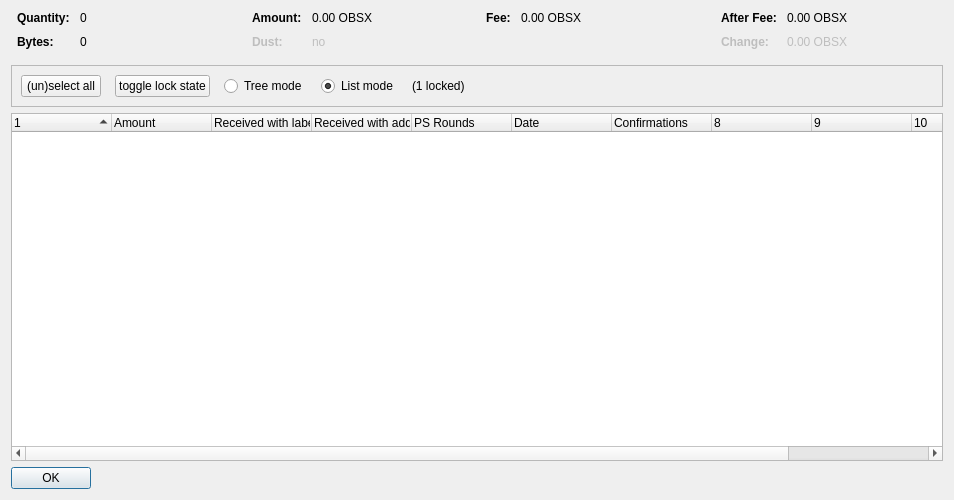
<?xml version="1.0" encoding="UTF-8"?>
<ui version="4.0">
 <class>CoinControlDialog</class>
 <widget class="QDialog" name="CoinControlDialog">
  <property name="geometry">
   <rect>
    <x>0</x>
    <y>0</y>
    <width>954</width>
    <height>500</height>
   </rect>
  </property>
  <property name="windowTitle">
   <string>Coin Selection</string>
  </property>
  <layout class="QVBoxLayout" name="verticalLayout">
   <item>
    <layout class="QHBoxLayout" name="horizontalLayoutTop" stretch="0,0,0,0">
     <property name="topMargin">
      <number>0</number>
     </property>
     <property name="bottomMargin">
      <number>10</number>
     </property>
     <item>
      <layout class="QFormLayout" name="formLayoutCoinControl1">
       <property name="horizontalSpacing">
        <number>10</number>
       </property>
       <property name="verticalSpacing">
        <number>10</number>
       </property>
       <property name="leftMargin">
        <number>6</number>
       </property>
       <property name="rightMargin">
        <number>6</number>
       </property>
       <item row="0" column="0">
        <widget class="QLabel" name="labelCoinControlQuantityText">
         <property name="font">
          <font>
           <weight>75</weight>
           <bold>true</bold>
          </font>
         </property>
         <property name="text">
          <string>Quantity:</string>
         </property>
        </widget>
       </item>
       <item row="0" column="1">
        <widget class="QLabel" name="labelCoinControlQuantity">
         <property name="cursor">
          <cursorShape>IBeamCursor</cursorShape>
         </property>
         <property name="contextMenuPolicy">
          <enum>Qt::ActionsContextMenu</enum>
         </property>
         <property name="text">
          <string notr="true">0</string>
         </property>
         <property name="textInteractionFlags">
          <set>Qt::LinksAccessibleByMouse|Qt::TextSelectableByKeyboard|Qt::TextSelectableByMouse</set>
         </property>
        </widget>
       </item>
       <item row="1" column="0">
        <widget class="QLabel" name="labelCoinControlBytesText">
         <property name="font">
          <font>
           <weight>75</weight>
           <bold>true</bold>
          </font>
         </property>
         <property name="text">
          <string>Bytes:</string>
         </property>
        </widget>
       </item>
       <item row="1" column="1">
        <widget class="QLabel" name="labelCoinControlBytes">
         <property name="cursor">
          <cursorShape>IBeamCursor</cursorShape>
         </property>
         <property name="contextMenuPolicy">
          <enum>Qt::ActionsContextMenu</enum>
         </property>
         <property name="text">
          <string notr="true">0</string>
         </property>
         <property name="textInteractionFlags">
          <set>Qt::LinksAccessibleByMouse|Qt::TextSelectableByKeyboard|Qt::TextSelectableByMouse</set>
         </property>
        </widget>
       </item>
      </layout>
     </item>
     <item>
      <layout class="QFormLayout" name="formLayoutCoinControl2">
       <property name="horizontalSpacing">
        <number>10</number>
       </property>
       <property name="verticalSpacing">
        <number>10</number>
       </property>
       <property name="leftMargin">
        <number>6</number>
       </property>
       <property name="rightMargin">
        <number>6</number>
       </property>
       <item row="0" column="0">
        <widget class="QLabel" name="labelCoinControlAmountText">
         <property name="font">
          <font>
           <weight>75</weight>
           <bold>true</bold>
          </font>
         </property>
         <property name="text">
          <string>Amount:</string>
         </property>
        </widget>
       </item>
       <item row="0" column="1">
        <widget class="QLabel" name="labelCoinControlAmount">
         <property name="cursor">
          <cursorShape>IBeamCursor</cursorShape>
         </property>
         <property name="contextMenuPolicy">
          <enum>Qt::ActionsContextMenu</enum>
         </property>
         <property name="text">
          <string notr="true">0.00 OBSX</string>
         </property>
         <property name="textInteractionFlags">
          <set>Qt::LinksAccessibleByMouse|Qt::TextSelectableByKeyboard|Qt::TextSelectableByMouse</set>
         </property>
        </widget>
       </item>
       <item row="1" column="0">
        <widget class="QLabel" name="labelCoinControlLowOutputText">
         <property name="enabled">
          <bool>false</bool>
         </property>
         <property name="font">
          <font>
           <weight>75</weight>
           <bold>true</bold>
          </font>
         </property>
         <property name="text">
          <string>Dust:</string>
         </property>
        </widget>
       </item>
       <item row="1" column="1">
        <widget class="QLabel" name="labelCoinControlLowOutput">
         <property name="enabled">
          <bool>false</bool>
         </property>
         <property name="cursor">
          <cursorShape>IBeamCursor</cursorShape>
         </property>
         <property name="contextMenuPolicy">
          <enum>Qt::ActionsContextMenu</enum>
         </property>
         <property name="text">
          <string notr="true">no</string>
         </property>
         <property name="textInteractionFlags">
          <set>Qt::LinksAccessibleByMouse|Qt::TextSelectableByKeyboard|Qt::TextSelectableByMouse</set>
         </property>
        </widget>
       </item>
      </layout>
     </item>
     <item>
      <layout class="QFormLayout" name="formLayoutCoinControl3">
       <property name="horizontalSpacing">
        <number>10</number>
       </property>
       <property name="verticalSpacing">
        <number>10</number>
       </property>
       <property name="leftMargin">
        <number>6</number>
       </property>
       <property name="rightMargin">
        <number>6</number>
       </property>
       <item row="0" column="0">
        <widget class="QLabel" name="labelCoinControlFeeText">
         <property name="font">
          <font>
           <weight>75</weight>
           <bold>true</bold>
          </font>
         </property>
         <property name="text">
          <string>Fee:</string>
         </property>
        </widget>
       </item>
       <item row="0" column="1">
        <widget class="QLabel" name="labelCoinControlFee">
         <property name="cursor">
          <cursorShape>IBeamCursor</cursorShape>
         </property>
         <property name="contextMenuPolicy">
          <enum>Qt::ActionsContextMenu</enum>
         </property>
         <property name="text">
          <string notr="true">0.00 OBSX</string>
         </property>
         <property name="textInteractionFlags">
          <set>Qt::LinksAccessibleByMouse|Qt::TextSelectableByKeyboard|Qt::TextSelectableByMouse</set>
         </property>
        </widget>
       </item>
      </layout>
     </item>
     <item>
      <layout class="QFormLayout" name="formLayoutCoinControl4">
       <property name="horizontalSpacing">
        <number>10</number>
       </property>
       <property name="verticalSpacing">
        <number>10</number>
       </property>
       <property name="leftMargin">
        <number>6</number>
       </property>
       <property name="rightMargin">
        <number>6</number>
       </property>
       <item row="0" column="0">
        <widget class="QLabel" name="labelCoinControlAfterFeeText">
         <property name="font">
          <font>
           <weight>75</weight>
           <bold>true</bold>
          </font>
         </property>
         <property name="text">
          <string>After Fee:</string>
         </property>
        </widget>
       </item>
       <item row="0" column="1">
        <widget class="QLabel" name="labelCoinControlAfterFee">
         <property name="cursor">
          <cursorShape>IBeamCursor</cursorShape>
         </property>
         <property name="contextMenuPolicy">
          <enum>Qt::ActionsContextMenu</enum>
         </property>
         <property name="text">
          <string notr="true">0.00 OBSX</string>
         </property>
         <property name="textInteractionFlags">
          <set>Qt::LinksAccessibleByMouse|Qt::TextSelectableByKeyboard|Qt::TextSelectableByMouse</set>
         </property>
        </widget>
       </item>
       <item row="1" column="0">
        <widget class="QLabel" name="labelCoinControlChangeText">
         <property name="enabled">
          <bool>false</bool>
         </property>
         <property name="font">
          <font>
           <weight>75</weight>
           <bold>true</bold>
          </font>
         </property>
         <property name="text">
          <string>Change:</string>
         </property>
        </widget>
       </item>
       <item row="1" column="1">
        <widget class="QLabel" name="labelCoinControlChange">
         <property name="enabled">
          <bool>false</bool>
         </property>
         <property name="cursor">
          <cursorShape>IBeamCursor</cursorShape>
         </property>
         <property name="contextMenuPolicy">
          <enum>Qt::ActionsContextMenu</enum>
         </property>
         <property name="text">
          <string notr="true">0.00 OBSX</string>
         </property>
         <property name="textInteractionFlags">
          <set>Qt::LinksAccessibleByMouse|Qt::TextSelectableByKeyboard|Qt::TextSelectableByMouse</set>
         </property>
        </widget>
       </item>
      </layout>
     </item>
    </layout>
   </item>
   <item>
    <widget class="QFrame" name="frame">
     <property name="minimumSize">
      <size>
       <width>0</width>
       <height>40</height>
      </size>
     </property>
     <property name="frameShape">
      <enum>QFrame::StyledPanel</enum>
     </property>
     <property name="frameShadow">
      <enum>QFrame::Sunken</enum>
     </property>
     <layout class="QHBoxLayout" name="horizontalLayout">
      <item>
       <layout class="QHBoxLayout" name="horizontalLayoutPanel" stretch="0,0,0,0,0,0">
        <property name="spacing">
         <number>14</number>
        </property>
        <item>
         <widget class="QPushButton" name="pushButtonSelectAll">
          <property name="sizePolicy">
           <sizepolicy hsizetype="Maximum" vsizetype="Fixed">
            <horstretch>0</horstretch>
            <verstretch>0</verstretch>
           </sizepolicy>
          </property>
          <property name="text">
           <string>(un)select all</string>
          </property>
          <property name="autoDefault">
           <bool>false</bool>
          </property>
         </widget>
        </item>
        <item>
         <widget class="QPushButton" name="pushButtonToggleLock">
          <property name="sizePolicy">
           <sizepolicy hsizetype="Maximum" vsizetype="Fixed">
            <horstretch>0</horstretch>
            <verstretch>0</verstretch>
           </sizepolicy>
          </property>
          <property name="text">
           <string>toggle lock state</string>
          </property>
          <property name="autoDefault">
           <bool>false</bool>
          </property>
         </widget>
        </item>
        <item>
         <widget class="QRadioButton" name="radioTreeMode">
          <property name="sizePolicy">
           <sizepolicy hsizetype="Maximum" vsizetype="Fixed">
            <horstretch>0</horstretch>
            <verstretch>0</verstretch>
           </sizepolicy>
          </property>
          <property name="text">
           <string>Tree mode</string>
          </property>
         </widget>
        </item>
        <item>
         <widget class="QRadioButton" name="radioListMode">
          <property name="sizePolicy">
           <sizepolicy hsizetype="Maximum" vsizetype="Fixed">
            <horstretch>0</horstretch>
            <verstretch>0</verstretch>
           </sizepolicy>
          </property>
          <property name="text">
           <string>List mode</string>
          </property>
          <property name="checked">
           <bool>true</bool>
          </property>
         </widget>
        </item>
        <item>
         <widget class="QLabel" name="labelLocked">
          <property name="text">
           <string>(1 locked)</string>
          </property>
         </widget>
        </item>
        <item>
         <spacer name="horizontalSpacer">
          <property name="orientation">
           <enum>Qt::Horizontal</enum>
          </property>
          <property name="sizeHint" stdset="0">
           <size>
            <width>40</width>
            <height>20</height>
           </size>
          </property>
         </spacer>
        </item>
       </layout>
      </item>
     </layout>
    </widget>
   </item>
   <item>
    <widget class="CoinControlTreeWidget" name="treeWidget">
     <property name="contextMenuPolicy">
      <enum>Qt::CustomContextMenu</enum>
     </property>
     <property name="sortingEnabled">
      <bool>false</bool>
     </property>
     <property name="columnCount">
      <number>11</number>
     </property>
     <attribute name="headerShowSortIndicator" stdset="0">
      <bool>true</bool>
     </attribute>
     <attribute name="headerStretchLastSection">
      <bool>false</bool>
     </attribute>
     <column>
      <property name="text">
       <string/>
      </property>
     </column>
     <column>
      <property name="text">
       <string>Amount</string>
      </property>
     </column>
     <column>
      <property name="text">
       <string>Received with label</string>
      </property>
     </column>
     <column>
      <property name="text">
       <string>Received with address</string>
      </property>
     </column>
     <column>
      <property name="text">
       <string>PS Rounds</string>
      </property>
     </column>
     <column>
      <property name="text">
       <string>Date</string>
      </property>
     </column>
     <column>
      <property name="text">
       <string>Confirmations</string>
      </property>
      <property name="toolTip">
       <string>Confirmed</string>
      </property>
     </column>
     <column>
      <property name="text">
       <string/>
      </property>
     </column>
     <column>
      <property name="text">
       <string/>
      </property>
     </column>
     <column>
      <property name="text">
       <string/>
      </property>
     </column>
     <column>
      <property name="text">
       <string/>
      </property>
     </column>
    </widget>
   </item>
   <item>
    <widget class="QDialogButtonBox" name="buttonBox">
     <property name="sizePolicy">
      <sizepolicy hsizetype="Maximum" vsizetype="Fixed">
       <horstretch>0</horstretch>
       <verstretch>0</verstretch>
      </sizepolicy>
     </property>
     <property name="orientation">
      <enum>Qt::Horizontal</enum>
     </property>
     <property name="standardButtons">
      <set>QDialogButtonBox::Ok</set>
     </property>
    </widget>
   </item>
  </layout>
 </widget>
 <customwidgets>
  <customwidget>
   <class>CoinControlTreeWidget</class>
   <extends>QTreeWidget</extends>
   <header>coincontroltreewidget.h</header>
  </customwidget>
 </customwidgets>
 <resources/>
 <connections/>
</ui>
